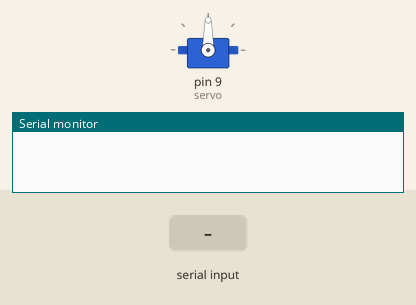
A sketch run on a simulated Arduino Uno, built with avr-gcc and run on an emulated ATmega328P. Shown: servo, the last lines printed to the serial monitor. The inputs (shaded band) are chosen by the test bench.

Above: at 1.2 s.
1.3 s: "30,150\n" received over Serial
At 3.8 s:
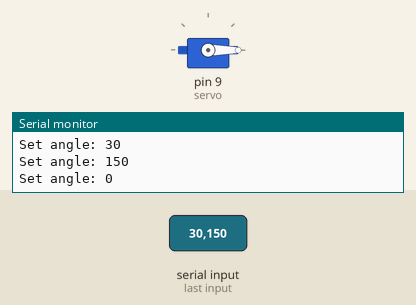
4.1 s: "90,45\n" received over Serial
At 5.0 s:
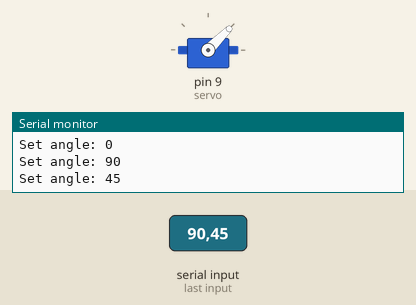
6.8 s: "200\n" received over Serial
At 7.3 s:
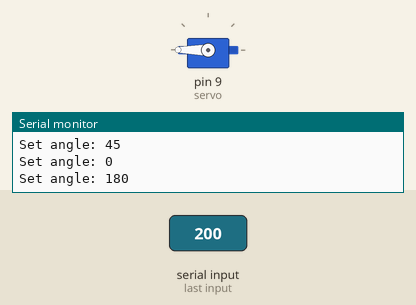
Timing chart, 0 to 9.8 s (numbered marks = the images above; inputs shaded):
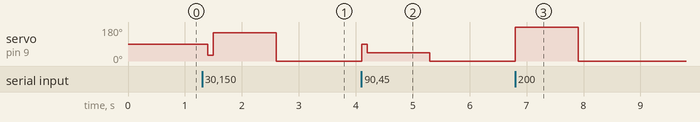

The sketch:

Servo_3B_Arduino_.ino
```cpp
#include <Servo.h>
Servo servo; int angle = 90;
void setup()
{
  servo.attach(9); // Attach the servo to dig. pin 9
  Serial.begin(9600); // Initialize serial communication
}

void loop()
{
  if (Serial.available() > 0) // Check if data is available to read
  {
    angle = Serial.parseInt(); // Read the incoming angle value
    angle = constrain(angle, 0, 180); //Constrain the angle value between 0 and 180
    servo.write(angle); // Set the servo to the new angle
    Serial.print("Set angle: "); Serial.println(angle);
  }

delay(100); // Wait for a short time to avoid continuous reading

 }
```

Measured:
- after the input at 1.3 s, servo on pin 9 (servo): 90° → 30° after 0.10 s, → 150° 0.10 s later, → 0° 1.1 s later
- after the input at 4.1 s, servo on pin 9 (servo): 0° → 90° at once, → 45° 0.10 s later, → 0° 1.1 s later
- after the input at 6.8 s, servo on pin 9 (servo): 0° → 180° at once, → 0° 1.1 s later
